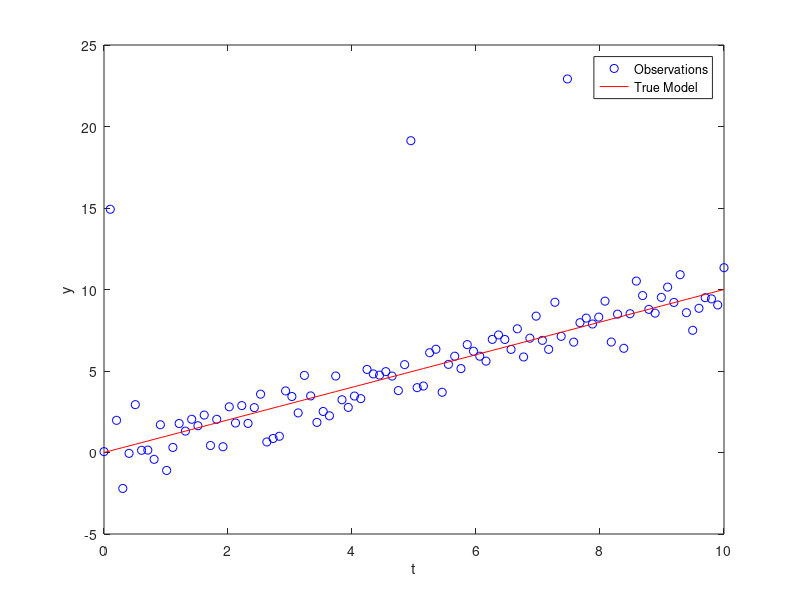
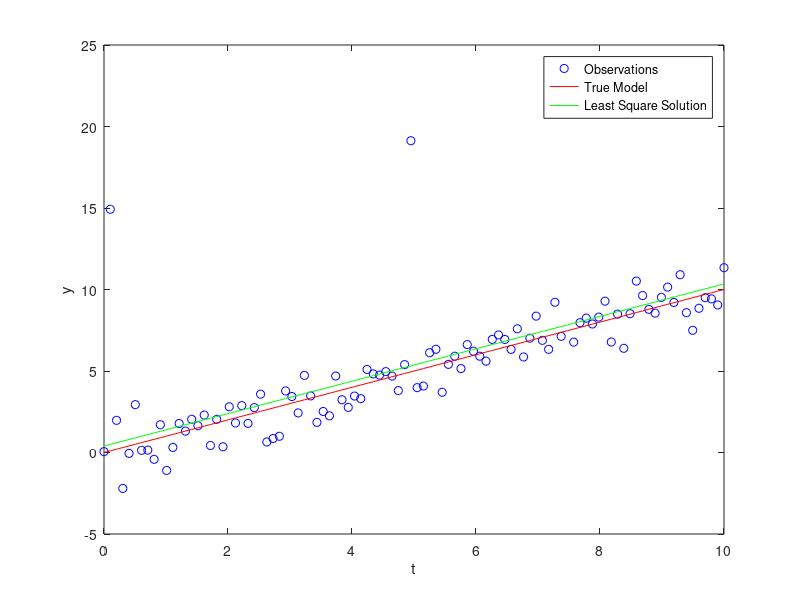
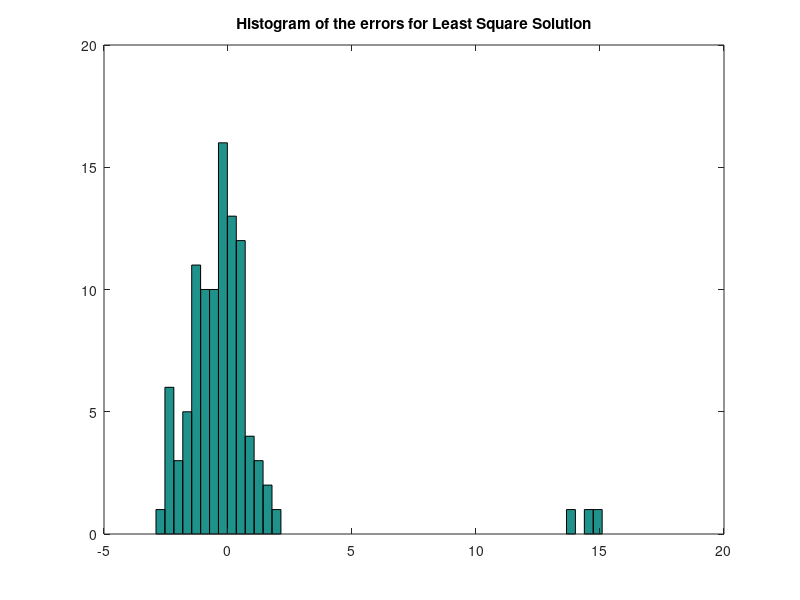
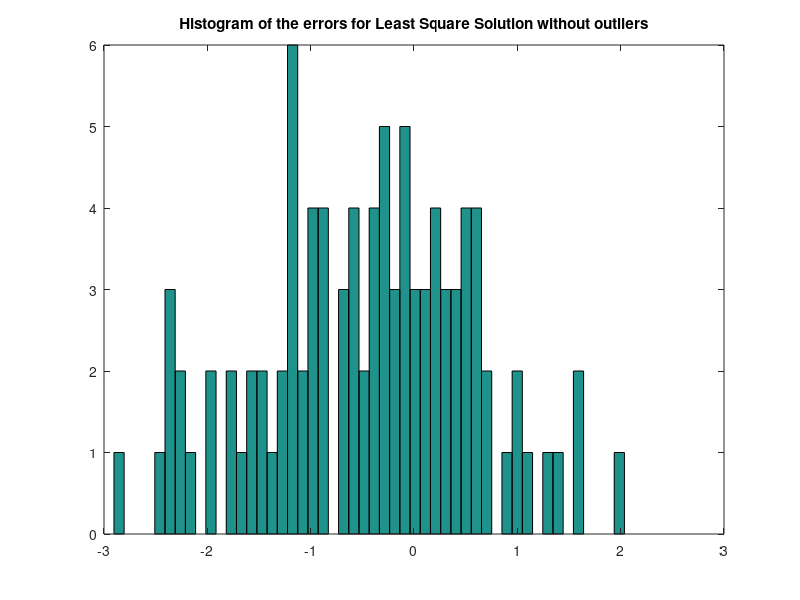

Source code (MATLAB) for these figures, in order:
%% PROBLEM 1

%% Q1: PLOT DATA

data_pb1=load('Problem1Data.mat');

ti=data_pb1.t;
y_obs=data_pb1.y;

alpha=1.0;
beta=0.0;

y_true=alpha*ti+beta;

figure(1)
plot(ti,y_obs,'bo',ti,y_true,'r');
legend('Observations','True Model')
xlabel('t')
ylabel('y')

%% Used in all problems
n=length(y_true);
A=[ti,ones(n,1)];
b=y_obs;


%% Q2: l2 Squares Estimation

H=A'*A;
g=-A'*b;
gamma=-1/2*b'*b;

x_ls=-inv(H)*g;

y_ls=A*x_ls;
figure(2)
plot(ti,y_obs,'bo',ti,y_true,'r',ti,y_ls,'g');
legend('Observations','True Model','Least Square Solution')
xlabel('t')
ylabel('y')

%Histogram with outliers
res_ls=y_obs-y_ls;
figure(3)
hist(res_ls,50);
title('Histogram of the errors for Least Square Solution')
%Histogram without outliers
idx=find(res_ls>12);
res_ls_wo=res_ls;
res_ls_wo(idx)=[];
n2=length(res_ls_wo);
p=2;

figure(4)
hist(res_ls_wo,50);
title('Histogram of the errors for Least Square Solution without outliers')

%Goodness of the fit

%Predictions
std_noise=sqrt(sum(res_ls_wo.^2)/length(res_ls_wo));
PI_data_ls=y_ls+tinv([0.025  0.975],n2-p)*std_noise;
figure(5)
plot(ti,y_obs,'bo',ti,y_true,'r',ti,y_ls,'g',ti,PI_data_ls(:,1),'--g',ti,PI_data_ls(:,2),'--g');
legend('Observations','True Model','Least Square Solution','Low Bound PI',' High Bound PI')
xlabel('t')
ylabel('y')

%Parameters
cov_param=cov(x_ls);
std_param=diag(sqrt(cov_param));
PI_param_ls=x_ls+tinv([0.025  0.975],p)*std_param;
disp('LS: PI for parameters')
disp(PI_param_ls)

%% Q3: l1  Estimation

